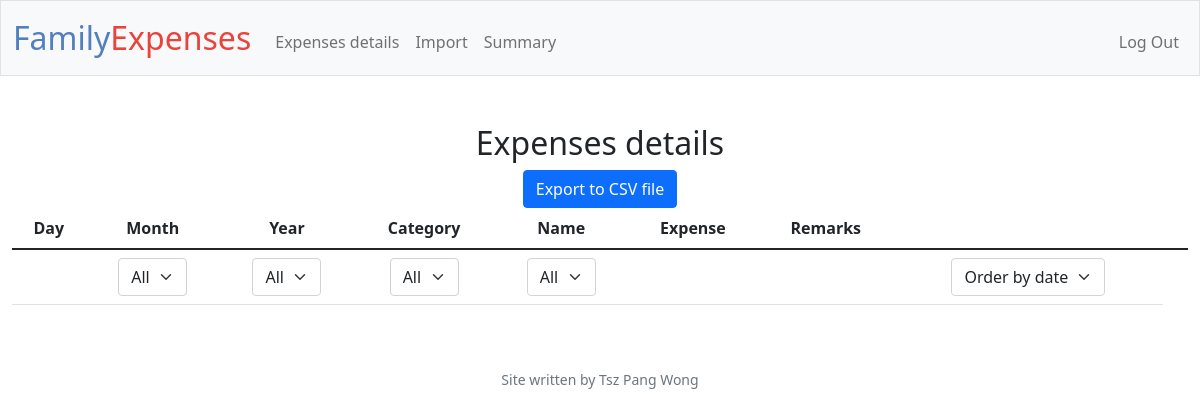
The app's page / (signed in), older data.
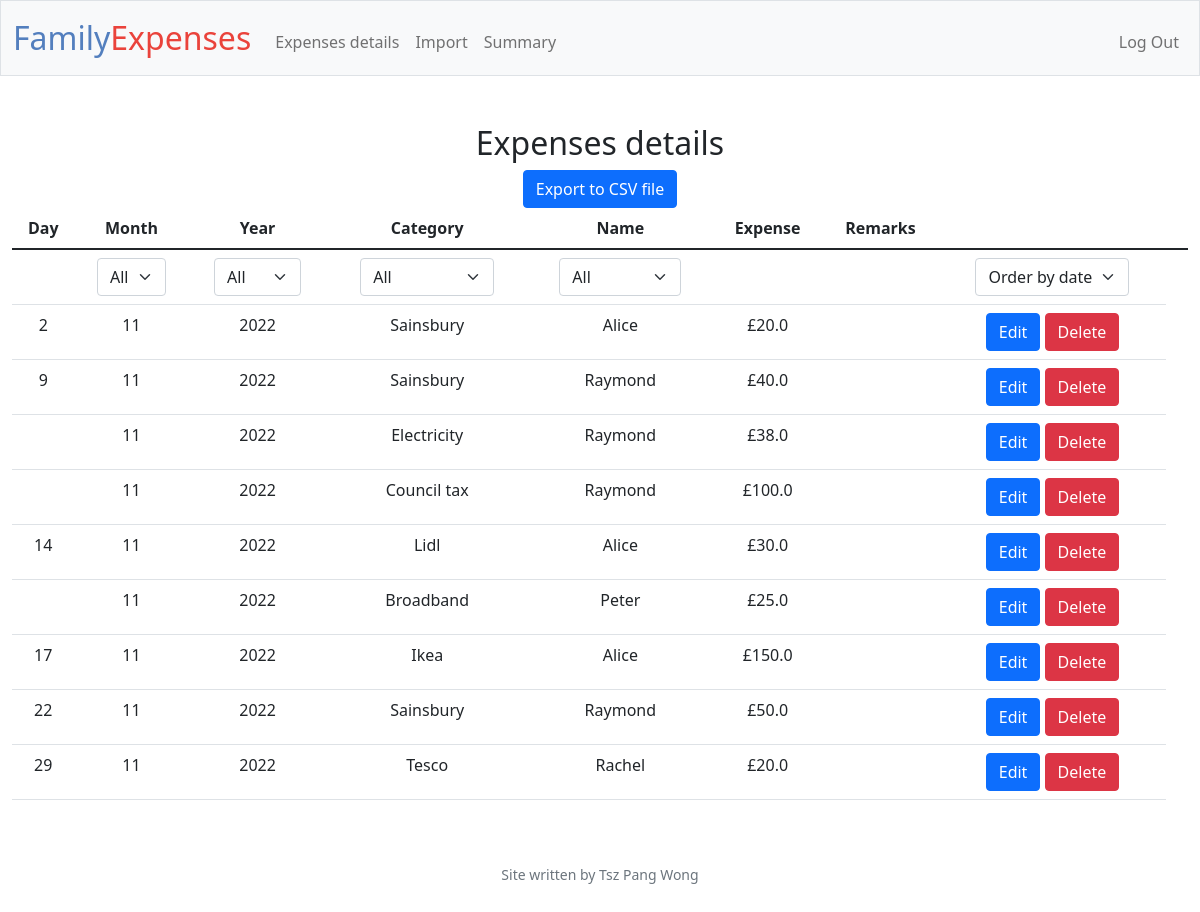
The same page, newer data.
### tables this page shows
CREATE TABLE expenses (
row_id INTEGER PRIMARY KEY,
day INTEGER,
month INTEGER NOT NULL,
year INTEGER NOT NULL,
category TEXT NOT NULL,
name TEXT NOT NULL,
expense REAL NOT NULL,
remarks TEXT,
user_id INTEGER NOT NULL,
FOREIGN KEY (user_id) REFERENCES users (id)
ON DELETE CASCADE
ON UPDATE NO ACTION);

### app.py (the view)
@app.route("/")
@login_required
def index():
    if request.method == "GET":
        cursor = connection.cursor()
        total_expenses = cursor.execute("SELECT * FROM expenses WHERE user_id = ?", [(session["user_id"])]).fetchall()
        distinct_month = cursor.execute("SELECT DISTINCT month FROM expenses WHERE user_id = ?", [session["user_id"]]).fetchall()
        distinct_year = cursor.execute("SELECT DISTINCT year FROM expenses WHERE user_id = ?", [session["user_id"]]).fetchall()
        distinct_name = cursor.execute("SELECT DISTINCT name FROM expenses WHERE user_id = ?", [session["user_id"]]).fetchall()
        distinct_category = cursor.execute("SELECT DISTINCT category FROM expenses WHERE user_id = ?", [session["user_id"]]).fetchall()
        load_selected_option = 0
        return render_template("details.html", expenses=total_expenses, d_months=distinct_month, d_years=distinct_year, d_names=distinct_name,d_categories=distinct_category, load_option = load_selected_option)

### app.py (called while the page is built)
@app.after_request
def after_request(response):
    response.headers["Cache-Control"] = "no-cache, no-store, must-revalidate"
    response.headers["Expires"] = 0
    response.headers["Pragma"] = "no-cache"
    return response

### helpers.py (called while the page is built)
def login_required(f):
    @wraps(f)
    def decorated_function(*args, **kwargs):
        if session.get("user_id") is None:
            return redirect("/login")
        return f(*args, **kwargs)
    return decorated_function

### templates/details.html (shortened to what this page needs)
{% extends "layout.html" %}
{% block main %}
    <div><h2>Expenses details</h2></div>
    <div>
        <form action="/export", method ="post">
            <button class="btn btn-primary" type="submit" id="export" name ="export">Export to CSV file</button></td>
        </form>
    </div>
<form action="/select", method = "post", id="filter_select" name="filter_select">
<table class="table">
    <thread>
        <tr>
            <th>Day</th>
            <th>Month</th>
            <th>Year</th>
            <th>Category</th>
            <th>Name</th>
            <th>Expense</th>
            <th>Remarks</th>
            <th></th>
            <th></th>
        </tr>
    </thread>
    <tbody>
        <tr>
            <td></td>
            <td>
                <select class="form-select mx-auto w-auto" id="month" name="month" onchange="select_save_auto_sumbit('month_key', this.value)">
                    <option value ='All'>All</option>
                </select>
            </td>
            <td>
                <select class="form-select mx-auto w-auto" id="year" name="year" onchange="select_save_auto_sumbit('year_key', this.value)">
                    <option value ='All'>All</option>
                </select>
            </td>
            <td>
                <select class="form-select mx-auto w-auto" id="category" name="category" onchange="select_save_auto_sumbit('category_key', this.value)">
                    <option value ='All'>All</option>
                </select>
            </td>
            <td>
                <select class="form-select mx-auto w-auto" id="name" name="name" onchange="select_save_auto_sumbit('name_key', this.value)">
                    <option value ='All'>All</option>
                </select>
            </td>
            <td></td>
            <td></td>
            <td>
                <select class="form-select mx-auto w-auto" id="order" name="order" onchange="select_save_auto_sumbit('order_key', this.value)">
                    <option value ='No' selected value>Order by date</option>
                </select>
                </td>
        </tr>
        {% for exp in expenses %}
                <td>{{ exp[1] }}</td>
                <td>{{ exp[2] }}</td>
                <td>{{ exp[3] }}</td>
                <td>{{ exp[4] }}</td>
                <td>{{ exp[5] }}</td>
                <td>£{{ exp[6] }}</td>
                <td>{{ exp[7] }}</td>
                <td><button class="btn btn-primary" type="submit" id="edit" name ="edit" value = {{ exp[0] }}>Edit</button>
                <button class="btn btn-danger" type="submit" onclick="return confirm('Are you sure?')" id="delete" name ="delete" value = {{ exp[0] }}>Delete</button></td>
        {% endfor %}
    </tbody>
</table>
</form>
{% endblock %}

Row changes from the older to the newer data that the page shows:
added expenses: day "2", month "11", year "2022", category "Sainsbury", name "Alice", expense "20.0", {{ exp[0] }} 13 (drawn)
added expenses: day "9", month "11", year "2022", category "Sainsbury", name "Raymond", expense "40.0", {{ exp[0] }} 14 (drawn)
added expenses: month "11", year "2022", category "Electricity", name "Raymond", expense "38.0", {{ exp[0] }} 15 (drawn)
added expenses: month "11", year "2022", category "Council tax", name "Raymond", expense "100.0", {{ exp[0] }} 16 (drawn)
added expenses: day "14", month "11", year "2022", category "Lidl", name "Alice", expense "30.0", {{ exp[0] }} 17 (drawn)
added expenses: month "11", year "2022", category "Broadband", name "Peter", expense "25.0", {{ exp[0] }} 18 (drawn)
added expenses: day "17", month "11", year "2022", category "Ikea", name "Alice", expense "150.0", {{ exp[0] }} 19 (drawn)
added expenses: day "22", month "11", year "2022", category "Sainsbury", name "Raymond", expense "50.0", {{ exp[0] }} 20 (drawn)
added expenses: day "29", month "11", year "2022", category "Tesco", name "Rachel", expense "20.0", {{ exp[0] }} 21 (drawn)
